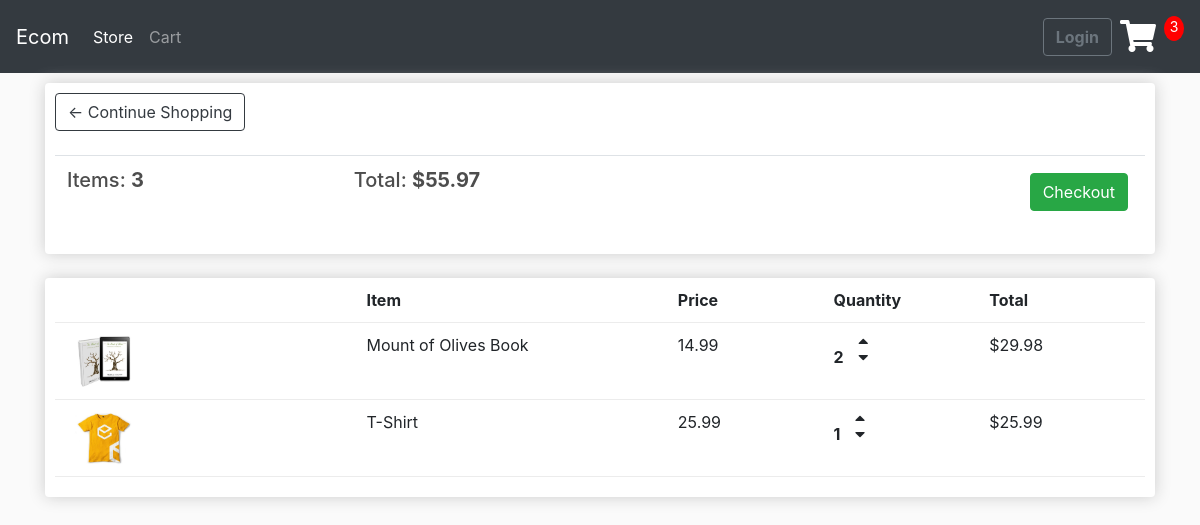
/cart/ (signed in), run on an earlier commit of the app's database.
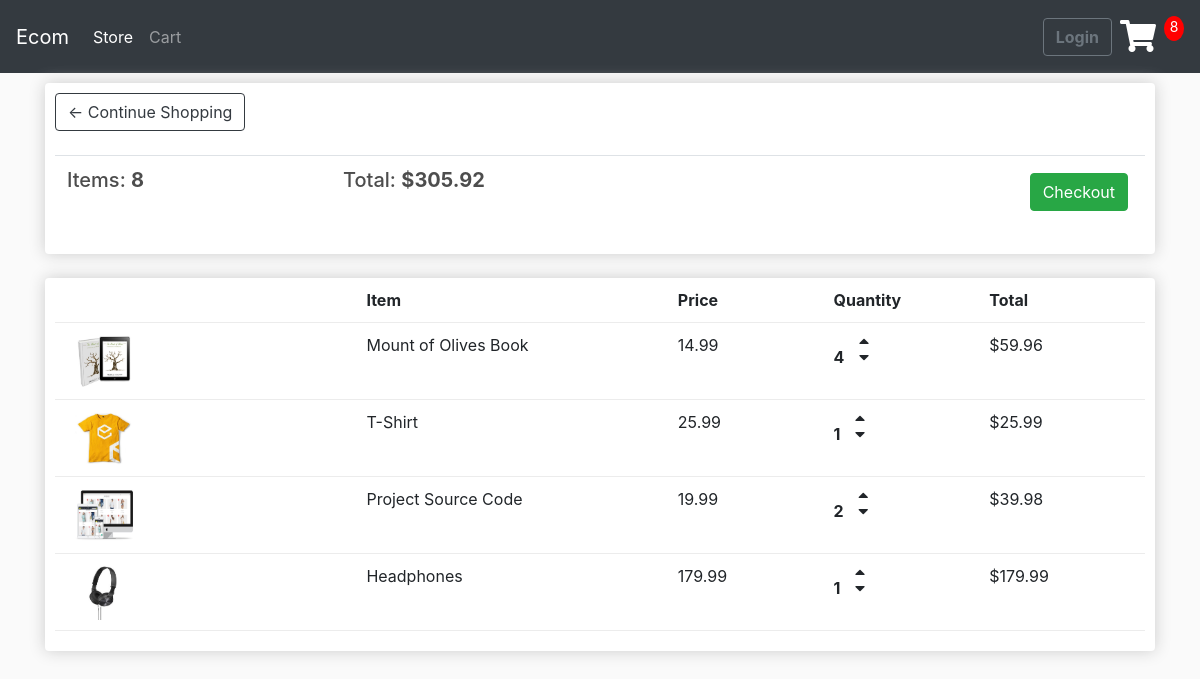
And on a later commit of the database.
### store/models.py (models this page shows, shortened)
class Order(models.Model):
    customer = models.ForeignKey(
        Customer, on_delete=models.SET_NULL, blank=True, null=True)
    date_ordered = models.DateTimeField(auto_now_add=True)
    complete = models.BooleanField(default=False, null=True, blank=False)
    transaction_id = models.CharField(max_length=200, null=True)
    @property
    def get_cart_total(self):
        orderitems = self.orderitem_set.all()
        total = sum([item.get_total for item in orderitems])
        return total
    @property
    def get_cart_items(self):
        orderitems = self.orderitem_set.all()
        total = sum([item.quantity for item in orderitems])
        return total

class OrderItem(models.Model):
    product = models.ForeignKey(
        Product, on_delete=models.SET_NULL, blank=True, null=True)
    order = models.ForeignKey(
        Order, on_delete=models.SET_NULL, blank=True, null=True)
    quantity = models.IntegerField(default=0, null=True, blank=True)
    date_added = models.DateTimeField(auto_now_add=True)
    @property
    def get_total(self):
        total = self.product.price*self.quantity
        return total

class Product(models.Model):
    name = models.CharField(max_length=200, null=True)
    price = models.FloatField()
    digital = models.BooleanField(default=False, null=True, blank=False)
    image = models.ImageField(null=True, blank=True)
    @property
    def imageURL(self):
        url = "/images/cart.png"
        try:
            url = self.image.url
        except:
            url: "/images/cart.png"
        return url

### store/views.py (the view)
# urls.py: path('cart/', views.cart, name='cart'),
def cart(request):
    if(request.user.is_authenticated):
        customer = request.user.customer
        order, created = Order.objects.get_or_create(
            customer=customer, complete=False)
        items = order.orderitem_set.all()
        cartItems = order.get_cart_items
    else:
        items = []
        order = {'get_cart_total': 0, 'get_cart_items': 0, 'shipping': False, }
        cartItems = order['get_cart_items']
    context = {'items': items, 'order': order, 'cartItems': cartItems}
    return render(request, 'store/cart.html', context)

### store/templates/store/cart.html (shortened to what this page needs)
{% extends 'store/main.html' %}
{% load static  %}
{% block body %}
<div class="row">
  <div class="col-lg-12">
    <div class="box-element">
      <a href="{% url 'store' %}" class="btn btn-outline-dark">&#x2190; Continue Shopping</a><br><br>
      <table class="table">
        <tr>
          <th>
            <h5>Items: <strong>{{order.get_cart_items}}</strong></h5>
          </th>
          <th>
            <h5>Total: <strong>${{order.get_cart_total|floatformat:2}}</strong></h5>
          </th>
          <th>
            <a style="float: right; margin: 5px;" href="{%url 'checkout'%}" class="btn btn-success">Checkout</a>
          </th>
        </tr>
      </table>
    </div>
    <br>
    <div class="box-element">
      <div class="cart-row">
        <div style="flex: 2;"></div>
        <div style="flex: 2;"><strong>Item</strong></div>
        <div style="flex: 1;"><strong>Price</strong></div>
        <div style="flex: 1;"><strong>Quantity</strong></div>
        <div style="flex: 1;"><strong>Total</strong></div>
      </div>
      {% for item in items %}
      <div class="cart-row">
        <div style="flex: 2;"><img class="row-image" src="{{item.product.imageURL}}" alt=""></div>
        <div style="flex: 2;">{{item.product.name}}</div>
        <div style="flex: 1;">{{item.product.price|floatformat:2}}</div>
        <div style="flex: 1;">
          <p class="quantity">{{item.quantity}}</p>
          <div class="quantity">
            <i style="margin-top: 0px;" class="fas fa-caret-up chg-quantity update-cart" data-product={{item.product.id}} data-action="add"></i>
            <i style="margin-top: 0px;" class="fas fa-caret-down chg-quantity update-cart" data-product={{item.product.id}} data-action="remove"></i>
          </div>
        </div>
        <div style="flex: 1;">${{item.get_total|floatformat:2}}</div>
      </div>
      {% endfor %}
    </div>
  </div>
</div>
{% endblock body %}

### store/templates/store/main.html (shortened to what this page needs)
{% load static %}
<!DOCTYPE html>
<html lang="en">
<head>
  <link rel="stylesheet" href="https://use.fontawesome.com/releases/v5.14.0/css/all.css"
>
  <link rel="stylesheet" href="https://maxcdn.bootstrapcdn.com/bootstrap/4.0.0/css/bootstrap.min.css"
>
  <link rel="stylesheet" href="{% static 'css/main.css' %}">
</head>
<body>
  <nav class="navbar navbar-expand-lg navbar-dark bg-dark">
    <a class="navbar-brand" href="{%url 'store' %}">Ecom</a>
    <div class="collapse navbar-collapse" id="navbarSupportedContent">
      <ul class="navbar-nav mr-auto">
        <li class="nav-item active">
          <a class="nav-link" href="{%url 'store' %}">Store <span class="sr-only">(current)</span></a>
        </li>
        <li class="nav-item">
          <a class="nav-link" href="{%url 'cart' %}">Cart</a>
        </li>
      </ul>
      <div class="form-inline my-2 my-lg 0">
        <a href="#" class="btn btn-outline-secondary " style="font-weight: bolder;">Login</a>
        <a href="{%url 'cart' %}">
          <i class="fas fa-shopping-cart fa-2x mx-2" style="color:white;"></i>
        </a>
        <p id="cart-total">{{cartItems}}</p>
      </div>
    </div>
  </nav>
  <div class="container">
    {% block body %}
    {% endblock body %}
  </div>
</body>
</html>

### static/css/main.css (style rules this page uses)
body { background-color: hsl(0, 0%, 98%); }
h1, h2, h3, h4, h5, h6 { color: hsl(0, 0%, 30%); }
.box-element { box-shadow: hsl(0, 0%, 80%) 0 0 16px; background-color: #fff; border-radius: 4px; padding: 10px; }
#cart-total { display: block; text-align: center; color: #fff; background-color: red; width: 20px; height: 25px; border-radius: 50%; font-size: 14px; }
.col-lg-4, .col-lg-6, .col-lg-8, .col-lg-12 { margin-top: 10px; }
.row-image { width: 100px; }
.cart-row { display: flex; align-items: flex-stretch; padding-bottom: 10px; margin-bottom: 10px; border-bottom: 1px solid #ececec; }
.quantity { display: inline-block; font-weight: 700; padding-right: 10px; }
.chg-quantity { width: 12px; cursor: pointer; display: block; transition: 0.1s; }

What changed in the data, as far as the page shows it:
changed through a linked row, Order: get_cart_items "3" → "8"; get_cart_total "55.97" → "305.92"
changed OrderItem "Mount of Olives Book": quantity "2" → "4"; get_total "29.98" → "59.96"
added OrderItem: product.imageURL (picture), product.name "Project Source Code", product.price "19.99", quantity "2", get_total "39.98"
added OrderItem: product.imageURL (picture), product.name "Headphones", product.price "179.99", quantity "1", get_total "179.99"
Also different on the page:
{{ cartItems }}: "3" → "8"
